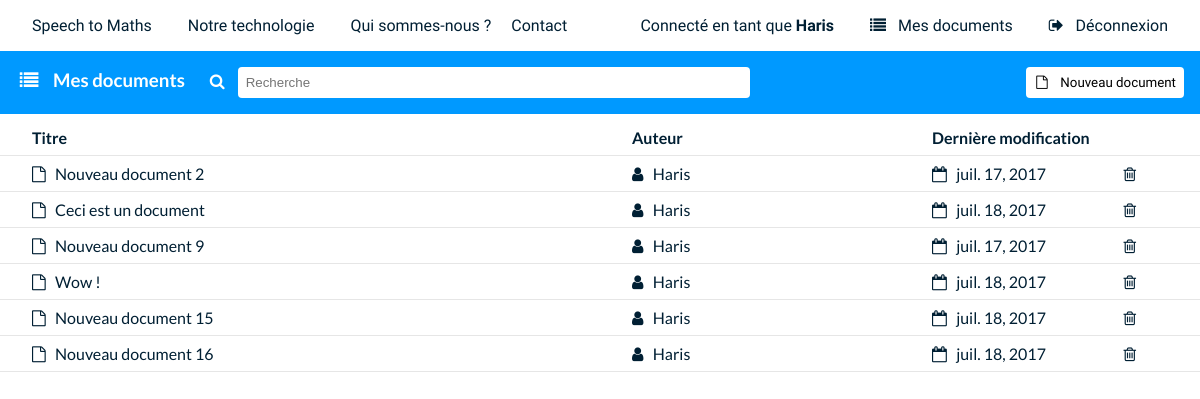
The app's page /mes_documents (signed in), older data.
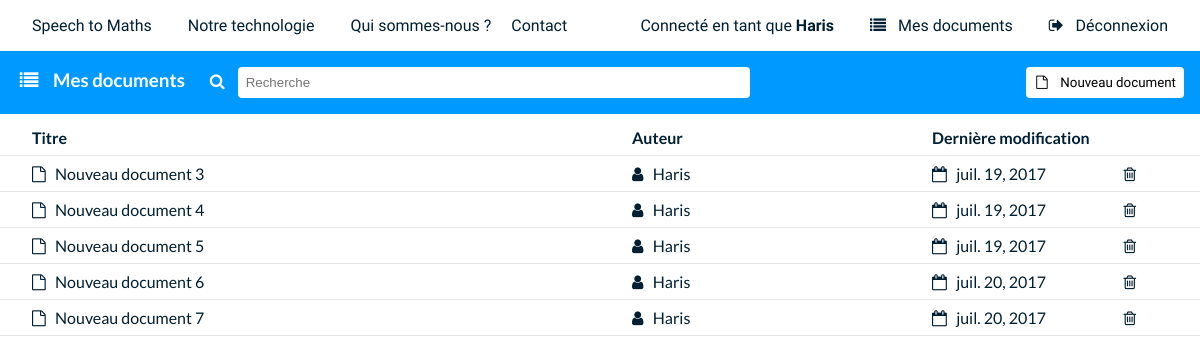
The same page, newer data.
### interface/models.py (models this page shows, shortened)
class Document (models.Model) :
    auteur = models.ForeignKey('Utilisateur')
    contenu = models.TextField()
    date_derniere_modification = models.DateField(auto_now = True)
    date_creation = models.DateField(auto_now_add = True)
    titre = models.CharField(max_length = 2048)

### interface/views.py (the view)
# urls.py: url(r'^mes_documents$', views.docs, name = 'docs'),
@login_required
def docs (request) :
    user = get_user (request)
    try :
        doc = get_document(request, request.GET['s'])
        if doc.auteur.username == request.user.username :
            doc.delete()
    except Exception :
        pass
    docs = models.Document.objects.filter(auteur = user)
    return render(request, 'mes_documents.html', locals())

### interface/models.py (called while the page is built)
    def __str__ (self) :
        return self.username

### interface/views.py (called while the page is built)
def get_user (request) :
    return models.Utilisateur.objects.get(username = request.user.username)

### templates/mes_documents.html (shortened to what this page needs)
{% extends "base.html" %}
{% load static %}
{% block content %}
	<div class = "top-bar">
		<h3>
			<i class="fa fa-list" aria-hidden="true"> </i> &nbsp;
			Mes documents
		</h3>
		<i class="fa fa-search" aria-hidden="true"></i>
		<input type = "search" name = "search_docs" placeholder = "Recherche" onkeypress="setTimeout(search, 0)">
		<span class = "a-droite">
			<form action = "{% url "add_doc" %}">
				<button type="submit">
					<i class="fa fa-file-o" aria-hidden="true"></i> &nbsp;
					Nouveau document
				</button>
			</form>
		</span>
	</div>
	<div class = "filler"> <h2> &nbsp; </h2> </div>
	<table class = "docs-table">
	{% if docs %}
		<tr>
			<th onclick = "classer(0)"> Titre &nbsp;</th>
			<th onclick = "classer(1)"> Auteur &nbsp; </th>
			<th onclick = "classer(2)"> Dernière modification &nbsp; </th>
		</tr>
	{% endif %}
	{% for doc in docs %}
		<tr class = "_document">
			<td>
				<a href = "{% url "document" doc.id %}">
					<i class="fa fa-file-o" aria-hidden="true"></i> &nbsp;
					{{ doc.titre }}
				</a>
			</td>
			<td>
				<i class="fa fa-user" aria-hidden="true"></i> &nbsp; {{ doc.auteur }}
			</td>
			<td>
				<i class="fa fa-calendar-o" aria-hidden="true"></i> &nbsp;
				{{ doc.date_derniere_modification }}
				<span class = "a-droite">
					<span onclick = "confirmation('{% url 'docs' %}?s={{ doc.id }}', '{{ doc.titre }}');" class = "supprimer">
						<i class="fa fa-trash-o" aria-hidden="true"> </i>
					</span>
				</span>
			</td>
		</tr>
	{% endfor %}
	</table>
{% endblock %}

Row changes from the older to the newer data that the page shows:
removed Document: titre "Nouveau document 2", auteur "Haris", date_derniere_modification "juil. 17, 2017"
removed Document: titre "Ceci est un document", auteur "Haris", date_derniere_modification "juil. 18, 2017"
removed Document: titre "Nouveau document 9", auteur "Haris", date_derniere_modification "juil. 17, 2017"
removed Document: titre "Wow !", auteur "Haris", date_derniere_modification "juil. 18, 2017"
removed Document: titre "Nouveau document 15", auteur "Haris", date_derniere_modification "juil. 18, 2017"
removed Document: titre "Nouveau document 16", auteur "Haris", date_derniere_modification "juil. 18, 2017"
added Document: titre "Nouveau document 3", auteur "Haris", date_derniere_modification "juil. 19, 2017"
added Document: titre "Nouveau document 4", auteur "Haris", date_derniere_modification "juil. 19, 2017"
added Document: titre "Nouveau document 5", auteur "Haris", date_derniere_modification "juil. 19, 2017"
added Document: titre "Nouveau document 6", auteur "Haris", date_derniere_modification "juil. 20, 2017"
added Document: titre "Nouveau document 7", auteur "Haris", date_derniere_modification "juil. 20, 2017"
